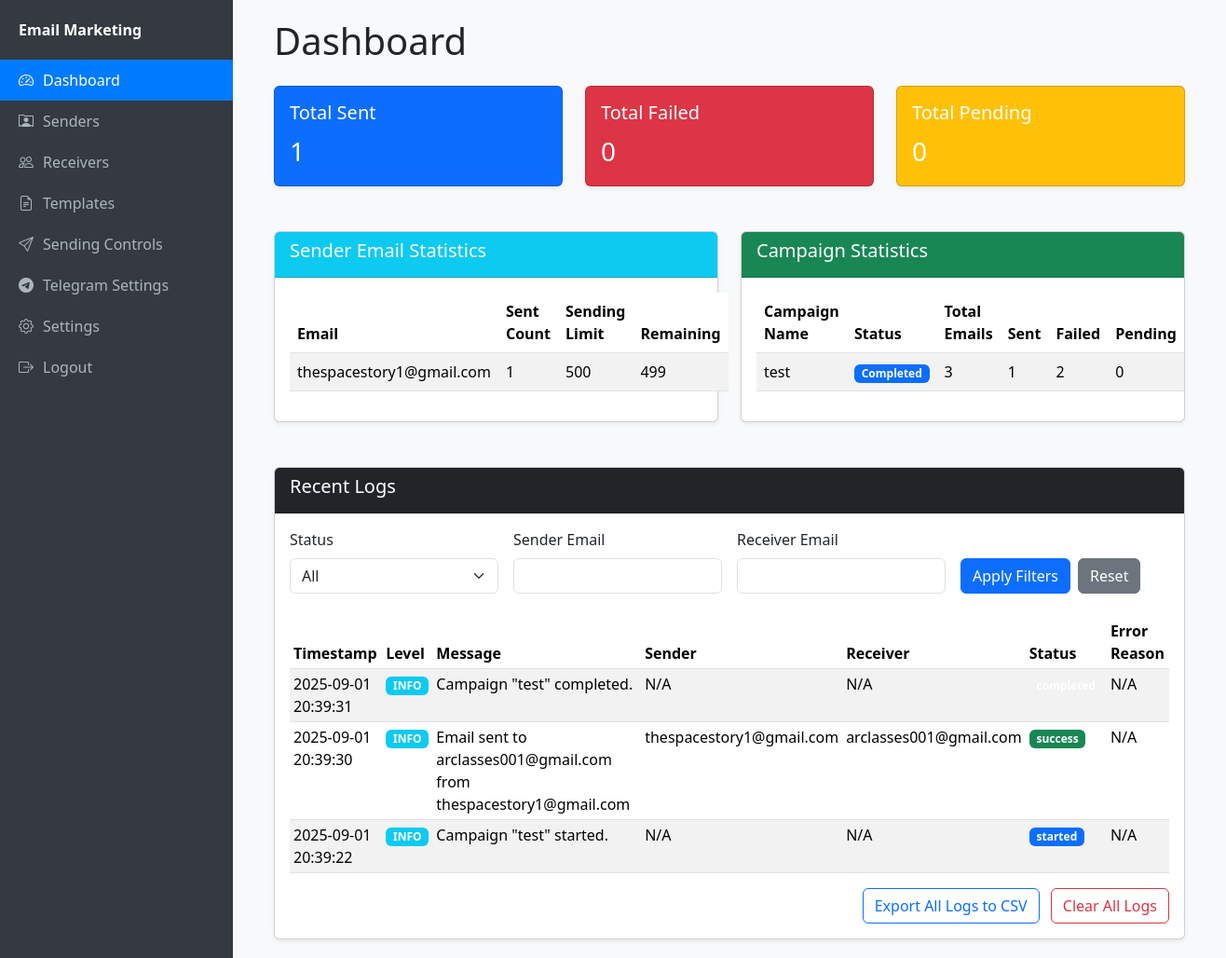
The app's page /dashboard/dashboard (signed in) with its own data.
### app/models.py (models this page shows, shortened)
class SenderEmail(db.Model):
    id = db.Column(db.Integer, primary_key=True)
    email = db.Column(db.String(120), unique=True, nullable=False)
    _password_encrypted = db.Column(db.LargeBinary, nullable=False)
    sent_count = db.Column(db.Integer, default=0)
    sending_limit = db.Column(db.Integer, default=500) # Default limit
    @property
    def password(self):
        return cipher_suite.decrypt(self._password_encrypted).decode('utf-8')

class Campaign(db.Model):
    id = db.Column(db.Integer, primary_key=True)
    name = db.Column(db.String(100), nullable=False)
    status = db.Column(db.String(20), default='draft') # draft, running, paused, stopped, completed
    created_at = db.Column(db.DateTime, default=datetime.utcnow)
    started_at = db.Column(db.DateTime, nullable=True)
    completed_at = db.Column(db.DateTime, nullable=True)
    total_emails = db.Column(db.Integer, default=0)
    emails_sent = db.Column(db.Integer, default=0)
    emails_failed = db.Column(db.Integer, default=0)
    template_id = db.Column(db.Integer, db.ForeignKey('message_template.id'), nullable=True)
    receivers = db.relationship('ReceiverEmail', backref='campaign', lazy='dynamic')

class LogEntry(db.Model):
    id = db.Column(db.Integer, primary_key=True)
    timestamp = db.Column(db.DateTime, index=True, default=datetime.utcnow)
    level = db.Column(db.String(20)) # INFO, WARNING, ERROR
    message = db.Column(db.Text, nullable=False)
    sender_email = db.Column(db.String(120), nullable=True)
    receiver_email = db.Column(db.String(120), nullable=True)
    status = db.Column(db.String(20), nullable=True) # success, failure
    error_reason = db.Column(db.Text, nullable=True)

### app/dashboard/routes.py (the view)
@bp.route('/')
@bp.route('/dashboard')
@login_required
def dashboard():
    total_sent = LogEntry.query.filter_by(status='success').count()
    total_failed = LogEntry.query.filter_by(status='failure').count()
    total_pending = ReceiverEmail.query.filter_by(status='pending').count()
    sender_stats = db.session.query(
        SenderEmail.email,
        SenderEmail.sent_count,
        SenderEmail.sending_limit
    ).all()
    campaign_stats = db.session.query(
        Campaign.name,
        Campaign.status,
        Campaign.total_emails,
        Campaign.emails_sent,
        Campaign.emails_failed
    ).all()
    logs = LogEntry.query.order_by(LogEntry.timestamp.desc())
    filter_status = request.args.get('status')
    filter_sender = request.args.get('sender')
    filter_receiver = request.args.get('receiver')
    if filter_status and filter_status != 'all':
        logs = logs.filter_by(status=filter_status)
    if filter_sender:
        logs = logs.filter(LogEntry.sender_email.ilike(f'%{filter_sender}%'))
    if filter_receiver:
        logs = logs.filter(LogEntry.receiver_email.ilike(f'%{filter_receiver}%'))
    logs = logs.limit(100).all() # Limit to last 100 logs for dashboard display
    return render_template('dashboard.html',
                           title='Dashboard',
                           total_sent=total_sent,
                           total_failed=total_failed,
                           total_pending=total_pending,
                           sender_stats=sender_stats,
                           campaign_stats=campaign_stats,
                           logs=logs,
                           filter_status=filter_status,
                           filter_sender=filter_sender,
                           filter_receiver=filter_receiver)

### app/models.py (called while the page is built)
@login_manager.user_loader
def load_user(user_id):
    return User.query.get(int(user_id))

### templates/dashboard.html (shortened to what this page needs)
{% extends "base.html" %}
{% block content %}
<div class="container-fluid">
    <h1 class="mb-4">{{ title }}</h1>
    <div class="row">
        <div class="col-md-4 mb-4">
            <div class="card text-white bg-primary shadow-sm">
                <div class="card-body">
                    <h5 class="card-title">Total Sent</h5>
                    <p class="card-text fs-3">{{ total_sent }}</p>
                </div>
            </div>
        </div>
        <div class="col-md-4 mb-4">
            <div class="card text-white bg-danger shadow-sm">
                <div class="card-body">
                    <h5 class="card-title">Total Failed</h5>
                    <p class="card-text fs-3">{{ total_failed }}</p>
                </div>
            </div>
        </div>
        <div class="col-md-4 mb-4">
            <div class="card text-white bg-warning shadow-sm">
                <div class="card-body">
                    <h5 class="card-title">Total Pending</h5>
                    <p class="card-text fs-3">{{ total_pending }}</p>
                </div>
            </div>
        </div>
    </div>
    <div class="row mt-4">
        <div class="col-lg-6 mb-4">
            <div class="card shadow-sm">
                <div class="card-header bg-info text-white">
                    <h5>Sender Email Statistics</h5>
                </div>
                <div class="card-body">
                    <table class="table table-striped table-hover">
                        <thead>
                            <tr>
                                <th>Email</th>
                                <th>Sent Count</th>
                                <th>Sending Limit</th>
                                <th>Remaining</th>
                            </tr>
                        </thead>
                        <tbody>
                            {% for sender in sender_stats %}
                            <tr>
                                <td>{{ sender.email }}</td>
                                <td>{{ sender.sent_count }}</td>
                                <td>{{ sender.sending_limit }}</td>
                                <td>{{ sender.sending_limit - sender.sent_count }}</td>
                            </tr>
                            {% else %}
                            <tr>
                                <td colspan="4">No sender emails configured.</td>
                            </tr>
                            {% endfor %}
                        </tbody>
                    </table>
                </div>
            </div>
        </div>
        <div class="col-lg-6 mb-4">
            <div class="card shadow-sm">
                <div class="card-header bg-success text-white">
                    <h5>Campaign Statistics</h5>
                </div>
                <div class="card-body">
                    <table class="table table-striped table-hover">
                        <thead>
                            <tr>
                                <th>Campaign Name</th>
                                <th>Status</th>
                                <th>Total Emails</th>
                                <th>Sent</th>
                                <th>Failed</th>
                                <th>Pending</th>
                            </tr>
                        </thead>
                        <tbody>
                            {% for campaign in campaign_stats %}
                            <tr>
                                <td>{{ campaign.name }}</td>
                                <td><span class="badge bg-{{ {'running':'success', 'paused':'warning', 'stopped':'secondary', 'draft':'info', 'completed':'primary'}[campaign.status] }}">{{ campaign.status.capitalize() }}</span></td>
                                <td>{{ campaign.total_emails }}</td>
                                <td>{{ campaign.emails_sent }}</td>
                                <td>{{ campaign.emails_failed }}</td>
                                <td>{{ campaign.total_emails - campaign.emails_sent - campaign.emails_failed }}</td>
                            </tr>
                            {% else %}
                            <tr>
                                <td colspan="6">No campaigns created yet.</td>
                            </tr>
                            {% endfor %}
                        </tbody>
                    </table>
                </div>
            </div>
        </div>
    </div>
    <div class="card shadow-sm mt-4">
        <div class="card-header bg-dark text-white">
            <h5>Recent Logs</h5>
        </div>
        <div class="card-body">
            <form class="row g-3 mb-4" method="GET" action="{{ url_for('dashboard.dashboard') }}">
                <div class="col-md-3">
                    <label for="filterStatus" class="form-label">Status</label>
                    <select class="form-select" id="filterStatus" name="status">
                        <option value="all" {% if filter_status == 'all' %}selected{% endif %}>All</option>
                    </select>
                </div>
                <div class="col-md-3">
                    <label for="filterSender" class="form-label">Sender Email</label>
                    <input type="text" class="form-control" id="filterSender" name="sender" value="{{ filter_sender or '' }}">
                </div>
                <div class="col-md-3">
                    <label for="filterReceiver" class="form-label">Receiver Email</label>
                    <input type="text" class="form-control" id="filterReceiver" name="receiver" value="{{ filter_receiver or '' }}">
                </div>
                <div class="col-md-3 d-flex align-items-end">
                    <button type="submit" class="btn btn-primary me-2">Apply Filters</button>
                    <a href="{{ url_for('dashboard.dashboard') }}" class="btn btn-secondary">Reset</a>
                </div>
            </form>
            <table class="table table-striped table-hover table-sm">
                <thead>
                    <tr>
                        <th>Timestamp</th>
                        <th>Level</th>
                        <th>Message</th>
                        <th>Sender</th>
                        <th>Receiver</th>
                        <th>Status</th>
                        <th>Error Reason</th>
                    </tr>
                </thead>
                <tbody>
                    {% for log in logs %}
                    <tr>
                        <td>{{ log.timestamp.strftime('%Y-%m-%d %H:%M:%S') }}</td>
                        <td><span class="badge bg-{{ {'INFO':'info', 'WARNING':'warning', 'ERROR':'danger'}[log.level] }}">{{ log.level }}</span></td>
                        <td>{{ log.message }}</td>
                        <td>{{ log.sender_email or 'N/A' }}</td>
                        <td>{{ log.receiver_email or 'N/A' }}</td>
                        <td><span class="badge bg-{{ {'success':'success', 'failure':'danger', 'started':'primary', 'paused':'warning', 'resumed':'info', 'stopped':'secondary'}[log.status] if log.status else 'secondary' }}">{{ log.status or 'N/A' }}</span></td>
                        <td>{{ log.error_reason or 'N/A' }}</td>
                    </tr>
                    {% else %}
                    <tr>
                        <td colspan="7">No logs found.</td>
                    </tr>
                    {% endfor %}
                </tbody>
            </table>
            <div class="text-end mt-3">
                <a href="{{ url_for('dashboard.export_logs') }}" class="btn btn-outline-primary me-2">Export All Logs to CSV</a>
                <form action="{{ url_for('dashboard.clear_logs') }}" method="POST" class="d-inline">
                    <button type="submit" class="btn btn-outline-danger" onclick="return confirm('Are you sure you want to clear all logs? This action cannot be undone.');">Clear All Logs</button>
                </form>
            </div>
        </div>
    </div>
</div>
{% endblock %}

### templates/base.html (shortened to what this page needs)
<!DOCTYPE html>
<html lang="en">
<head>
    <link href="https://cdn.jsdelivr.net/npm/bootstrap@5.3.2/dist/css/bootstrap.min.css" rel="stylesheet">
    <link rel="stylesheet" href="https://cdn.jsdelivr.net/npm/bootstrap-icons@1.11.1/font/bootstrap-icons.css">
</head>
<body>
    {% if current_user.is_authenticated %}
    <div class="sidebar">
        <a class="navbar-brand" href="{{ url_for('main.dashboard') }}">Email Marketing</a>
        <ul class="nav flex-column">
            <li class="nav-item">
                <a class="nav-link {% if request.endpoint == 'dashboard.dashboard' %}active{% endif %}" href="{{ url_for('dashboard.dashboard') }}">
                    <i class="bi bi-speedometer2"></i> Dashboard
                </a>
            </li>
            <li class="nav-item">
                <a class="nav-link {% if request.blueprint == 'senders' %}active{% endif %}" href="{{ url_for('senders.index') }}">
                    <i class="bi bi-person-rolodex"></i> Senders
                </a>
            </li>
            <li class="nav-item">
                <a class="nav-link {% if request.blueprint == 'receivers' %}active{% endif %}" href="{{ url_for('receivers.index') }}">
                    <i class="bi bi-people"></i> Receivers
                </a>
            </li>
            <li class="nav-item">
                <a class="nav-link {% if request.blueprint == 'templates' %}active{% endif %}" href="{{ url_for('templates.index') }}">
                    <i class="bi bi-file-earmark-text"></i> Templates
                </a>
            </li>
            <li class="nav-item">
                <a class="nav-link {% if request.blueprint == 'sending' %}active{% endif %}" href="{{ url_for('sending.index') }}">
                    <i class="bi bi-send"></i> Sending Controls
                </a>
            </li>
            <li class="nav-item">
                <a class="nav-link {% if request.blueprint == 'telegram' %}active{% endif %}" href="{{ url_for('telegram.index') }}">
                    <i class="bi bi-telegram"></i> Telegram Settings
                </a>
            </li>
            <li class="nav-item">
                <a class="nav-link {% if request.blueprint == 'settings' %}active{% endif %}" href="{{ url_for('settings.index') }}">
                    <i class="bi bi-gear"></i> Settings
                </a>
            </li>
            <li class="nav-item">
                <a class="nav-link" href="{{ url_for('auth.logout') }}">
                    <i class="bi bi-box-arrow-right"></i> Logout
                </a>
            </li>
        </ul>
    </div>
    {% endif %}
    <div class="content">
        <div class="container-fluid">
            {% block content %}{% endblock %}
        </div>
    </div>
</body>
</html>

### templates/base.html (style rules this page uses)
body { display: flex; min-height: 100vh; background-color: #f8f9fa; }
.sidebar { width: 250px; background-color: #343a40; color: white; flex-shrink: 0; padding-top: 20px; }
.sidebar .nav-link { color: #adb5bd; padding: 10px 20px; display: flex; align-items: center; }
.sidebar .nav-link.active { background-color: #007bff; color: white; }
.sidebar .nav-link i { margin-right: 10px; }
.content { flex-grow: 1; padding: 20px; }
.navbar-brand { color: white !important; font-weight: bold; padding-left: 20px; margin-bottom: 20px; display: block; }

### records on screen
SenderEmail: email "thespacestory1@gmail.com", sent_count "1", sending_limit "500", sender.sending_limit-sender.sent_count "499"
Campaign: name "test", status "Completed", total_emails "3", emails_sent "1", emails_failed "2", total_emails "0"
LogEntry: timestamp "2025-09-01 20:39:31", level "INFO", message "Campaign \"test\" completed.", sender_email "N/A", receiver_email "N/A", error_reason "N/A"
LogEntry: timestamp "2025-09-01 20:39:30", level "INFO", message "Email sent to arclasses001@gmail.com from thespacestory1@gmail.com", sender_email "thespacestory1@gmail.com", receiver_email "arclasses001@gmail.com", status "success", error_reason "N/A"
LogEntry: timestamp "2025-09-01 20:39:22", level "INFO", message "Campaign \"test\" started.", sender_email "N/A", receiver_email "N/A", status "started", error_reason "N/A"

### other values on screen
{{ title }} "Dashboard"
{{ total_sent }} "1"
{{ total_failed }} "0"
{{ total_pending }} "0"
